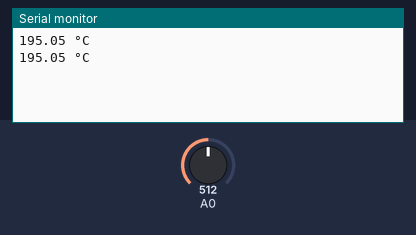
Simulated run of this sketch. Board: ESP8266 (NodeMCU). Parts: the last lines printed to the serial monitor. The test bench sets the inputs (shaded band); at power-on: A0 = 512. WiFi joins after 1.5 s; servers stay silent unless stated; random numbers use the default seed unless the sketch sets one.

Above: at 3.0 s.
3.1 s: A0 set to 716
At 4.7 s:
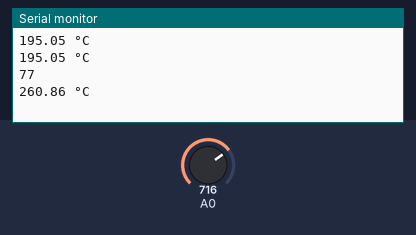
6.5 s: A0 set to 900
At 8.1 s:
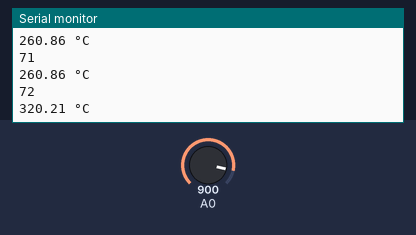
Timing chart, 0 to 9.6 s (numbered marks = the images above; inputs shaded):
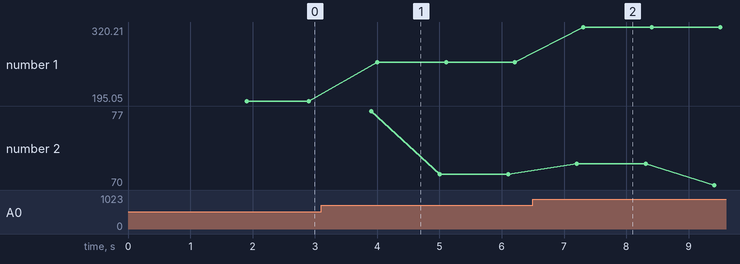

Measured:
- after the input at 3.1 s, the serial monitor: prints a new line after 0.91 s (image 1)
- after the input at 6.5 s, the serial monitor: prints a new line after 0.81 s (image 2)
- plotted number 1: 195.05 → 260.86 after the input at 3.1 s, 260.86 → 320.21 after the input at 6.5 s

The sketch:

traffic_tst.ino
```cpp
#include <SoftwareSerial.h>

SoftwareSerial mySerial(13, 15); // RX, TX

int T = A0;
int P;

#define BLYNK_TEMPLATE_ID "TMPLoc7y1vYG"
#define BLYNK_DEVICE_NAME "traffic light"
#define BLYNK_AUTH_TOKEN "O1kc3WbGzvfbz7yzFDRZunZt84L3_1xb"

#define BLYNK_PRINT Serial
#include <ESP8266WiFi.h>
#include <BlynkSimpleEsp8266.h>

float resolution=3.3/1023;

char auth[] = BLYNK_AUTH_TOKEN;

char ssid[] = "gowtham";  // type your wifi name
char pass[] = "gowtham.";  // type your wifi password

BlynkTimer timer;

void setup() {
  // Open serial communications and wait for port to open:
  Serial.begin(115200);
  while (!Serial) {
    ; // wait for serial port to connect. Needed for native USB port only
  }

  // set the data rate for the SoftwareSerial port
  mySerial.begin(9600);
  Blynk.begin(auth, ssid, pass);
  timer.setInterval(100L, tempvalue);
   timer.setInterval(200L, pulse);
}

void loop() { // run over and over

  Blynk.run();
  timer.run();
}


void tempvalue() {
  float temperature = ((analogRead(A0) * resolution) * 100)+29.89;

  // Print the temperature in the Serial Monitor:
  Serial.print(temperature);
  Serial.print(" \xC2\xB0"); // shows degree symbol
  Serial.println("C");
  Blynk.virtualWrite(V1, temperature);
  delay(1000); // wait a second between readings

}
/*void comm(){
  if (mySerial.available()) {
    //Serial.write(mySerial.read());
    temp = mySerial.read();
    Serial.println(temp);
    Blynk.virtualWrite(V1, temp);
  }
}*/
void pulse(){
  P=random(70,78);
  Serial.println(P);
  Blynk.virtualWrite(V0, P);
  delay(100);

}
```
